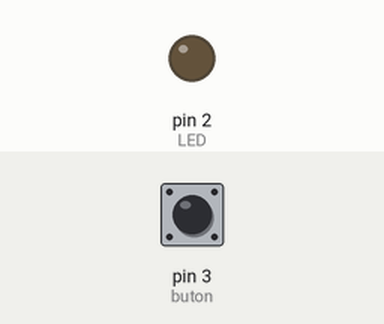
Simulated run of this sketch. Board: Arduino Uno, built with avr-gcc and run on an emulated ATmega328P. On the bench: output pins drawn as LEDs (lit = HIGH). Inputs (shaded band) come from the test bench; at power-on: pin 3 (buton) LOW. What the sketch prints to the serial monitor is not drawn.

Above: at 1.2 s.
1.3 s: pin 3 (buton) pulled HIGH for 0.15 s
At 1.38 s:
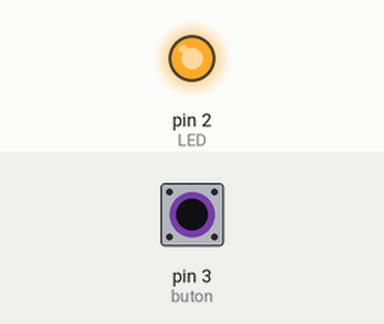
2.9 s: pin 3 (buton) pulled HIGH for 3.2 s
At 7.5 s:
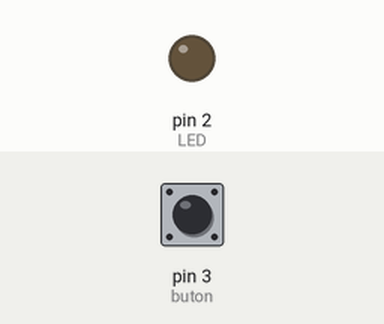
Timing chart, 0 to 9.0 s (numbered marks = the images above; inputs shaded):
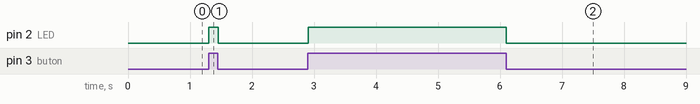

The sketch:

digitalwrite_read.ino
```cpp
const int buton = 3;
const int LED = 2;
int butonundurumu = 0;

void setup()
{
  pinMode(buton, INPUT);
  pinMode(LED, OUTPUT);
  Serial.begin(9600);
}

void loop()
{
  butonundurumu = digitalRead(buton);
  Serial.println(butonundurumu);
  if (butonundurumu == HIGH)
  {
    digitalWrite(LED, HIGH);
  }
  else{
    digitalWrite(LED, LOW);
  }
}
```

Measured:
- after the input at 1.3 s, pin 2 (LED): LOW → HIGH at once, → LOW 0.15 s later
- after the input at 2.9 s, pin 2 (LED): LOW → HIGH at once, → LOW 3.2 s later
